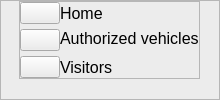
        <widget class="QFrame" name="left_menu_cont_frame">
         <property name="minimumSize">
          <size>
           <width>220</width>
           <height>0</height>
          </size>
         </property>
         <property name="maximumSize">
          <size>
           <width>20</width>
           <height>16777215</height>
          </size>
         </property>
         <property name="sizeIncrement">
          <size>
           <width>0</width>
           <height>0</height>
          </size>
         </property>
         <property name="styleSheet">
          <string notr="true">background-color:  rgb(236, 236, 236);</string>
         </property>
         <property name="frameShape">
          <enum>QFrame::StyledPanel</enum>
         </property>
         <property name="frameShadow">
          <enum>QFrame::Raised</enum>
         </property>
         <layout class="QHBoxLayout" name="horizontalLayout_6">
          <property name="spacing">
           <number>0</number>
          </property>
          <property name="leftMargin">
           <number>0</number>
          </property>
          <property name="topMargin">
           <number>0</number>
          </property>
          <property name="rightMargin">
           <number>0</number>
          </property>
          <property name="bottomMargin">
           <number>0</number>
          </property>
          <item alignment="Qt::AlignHCenter|Qt::AlignTop">
           <widget class="QFrame" name="menu_frame">
            <property name="minimumSize">
             <size>
              <width>100</width>
              <height>0</height>
             </size>
            </property>
            <property name="sizeIncrement">
             <size>
              <width>0</width>
              <height>0</height>
             </size>
            </property>
            <property name="frameShape">
             <enum>QFrame::StyledPanel</enum>
            </property>
            <property name="frameShadow">
             <enum>QFrame::Raised</enum>
            </property>
            <layout class="QGridLayout" name="gridLayout">
             <property name="sizeConstraint">
              <enum>QLayout::SetDefaultConstraint</enum>
             </property>
             <property name="leftMargin">
              <number>0</number>
             </property>
             <property name="topMargin">
              <number>0</number>
             </property>
             <property name="rightMargin">
              <number>0</number>
             </property>
             <property name="bottomMargin">
              <number>0</number>
             </property>
             <property name="horizontalSpacing">
              <number>0</number>
             </property>
             <property name="verticalSpacing">
              <number>5</number>
             </property>
             <item row="1" column="0" alignment="Qt::AlignLeft">
              <widget class="QPushButton" name="authorized_vehicles_butt">
               <property name="text">
                <string/>
               </property>
               <property name="icon">
                <iconset resource="resource.qrc">
                 <normaloff>:/icons/check-square.svg</normaloff>:/icons/check-square.svg</iconset>
               </property>
               <property name="iconSize">
                <size>
                 <width>28</width>
                 <height>28</height>
                </size>
               </property>
              </widget>
             </item>
             <item row="2" column="2" alignment="Qt::AlignLeft">
              <widget class="QLabel" name="label_6">
               <property name="font">
                <font>
                 <pointsize>12</pointsize>
                </font>
               </property>
               <property name="text">
                <string>Visitors</string>
               </property>
               <property name="margin">
                <number>5</number>
               </property>
              </widget>
             </item>
             <item row="2" column="0" alignment="Qt::AlignLeft">
              <widget class="QPushButton" name="visitors_button">
               <property name="text">
                <string/>
               </property>
               <property name="icon">
                <iconset resource="resource.qrc">
                 <normaloff>:/icons/user-plus.svg</normaloff>:/icons/user-plus.svg</iconset>
               </property>
               <property name="iconSize">
                <size>
                 <width>28</width>
                 <height>28</height>
                </size>
               </property>
              </widget>
             </item>
             <item row="0" column="0" alignment="Qt::AlignLeft">
              <widget class="QPushButton" name="home_button">
               <property name="text">
                <string/>
               </property>
               <property name="icon">
                <iconset resource="resource.qrc">
                 <normaloff>:/icons/home.svg</normaloff>:/icons/home.svg</iconset>
               </property>
               <property name="iconSize">
                <size>
                 <width>28</width>
                 <height>28</height>
                </size>
               </property>
              </widget>
             </item>
             <item row="0" column="2" alignment="Qt::AlignLeft">
              <widget class="QLabel" name="label_4">
               <property name="font">
                <font>
                 <pointsize>12</pointsize>
                </font>
               </property>
               <property name="text">
                <string>Home</string>
               </property>
               <property name="margin">
                <number>5</number>
               </property>
              </widget>
             </item>
             <item row="1" column="2" alignment="Qt::AlignLeft|Qt::AlignTop">
              <widget class="QLabel" name="label_5">
               <property name="font">
                <font>
                 <pointsize>12</pointsize>
                </font>
               </property>
               <property name="text">
                <string>Authorized vehicles</string>
               </property>
               <property name="margin">
                <number>5</number>
               </property>
              </widget>
             </item>
            </layout>
           </widget>
          </item>
         </layout>
        </widget>
